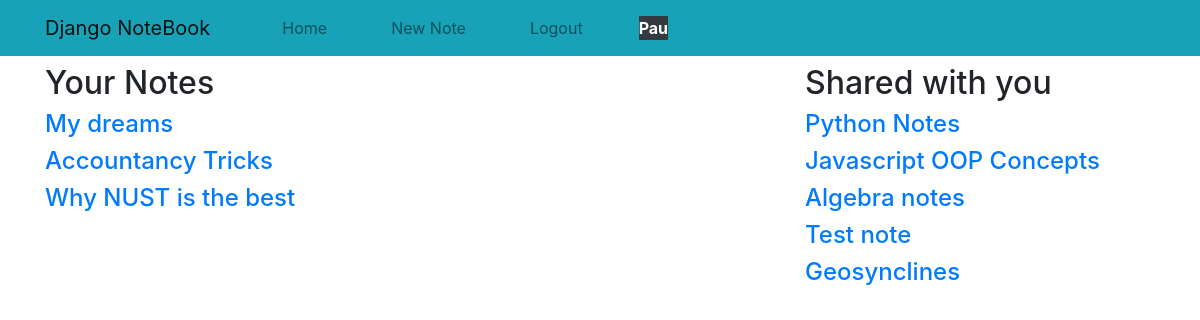
Screenshot of / (signed in) with the database file from the repository.
### notes/models.py (models this page shows, shortened)
class Note(models.Model):
    title = models.CharField(max_length=120, unique=True)
    content = models.TextField()
    created = models.DateTimeField(auto_now_add=True)
    updated = models.DateTimeField(auto_now=True)
    owner = models.ForeignKey(settings.AUTH_USER_MODEL, on_delete=models.CASCADE, related_name='notes')
    users = models.ManyToManyField(settings.AUTH_USER_MODEL, related_name='shared_notes')
    def get_absolute_url(self):
        return reverse('note_detail', kwargs={'id': self.id})

### notes/views.py (the view)
# urls.py: 2. Add a URL to urlpatterns:  path('', views.home, name='home')
@login_required
def home(request):
    notes = Note.objects.filter(owner=request.user)
    shared = request.user.shared_notes.all()
    return render(request, 'home.html', {'notes': notes, 'shared_notes': shared})

### notes/templates/home.html
{% extends 'base.html' %}
{% block content %}
    <div class="row">
        <div class="col-md-8">
            <h2>Your Notes</h2>
            {% for note in notes %}
                <h4><a href="{{ note.get_absolute_url }}">{{ note.title }}</a></h4>
            {% empty %}
                <h4>You don't have any notes yet.</h4>
                <a href="{% url 'add_note' %}">Click here to create a new note</a>
            {% endfor %}
        </div>
        {% include '_sidebar.html' %}
    </div>
{% endblock %}

### notes/templates/header.html (shortened to what this page needs)
<header class="pb-2">
    <nav class="navbar navbar-expand-lg navbar-light bg-info">
        <div class="container">
            <a class="navbar-brand" href="#">Django NoteBook</a>
            <div class="collapse navbar-collapse" id="navbarSupportedContent">
                <ul class="navbar-nav mr-auto">
                    <li class="nav-item ml-md-5">
                        <a class="nav-link" href="/">Home</a>
                    </li>
                    {% if request.user.is_authenticated %}
                        <li class="nav-item ml-md-5">
                            <a class="nav-link" href="{% url 'add_note' %}">New Note</a>
                        </li>
                        <li class="nav-item ml-md-5">
                            <a class="nav-link" href="{% url 'users:logout' %}">Logout</a>
                        </li>
                        <li class="nav-item ml-md-5">
                            <div class="mt-md-2 font-weight-bolder bg-dark text-white">{{ request.user.username|title }}</div>
                        </li>
                    {% endif %}
                </ul>
            </div>
        </div>
    </nav>
</header>

### notes/templates/_sidebar.html
<div class="col-md-4">
    <h2>Shared with you</h2>
    {% for note in shared_notes %}
        <h4><a href="{{ note.get_absolute_url }}">{{ note.title }}</a></h4>
    {% empty %}
        <h4>No one has shared any notes with you yet :(</h4>
    {% endfor %}
</div>

### rows the page displays
Note: title "My dreams"
Note: title "Accountancy Tricks"
Note: title "Why NUST is the best"
Note: title "Python Notes"
Note: title "Javascript OOP Concepts"
Note: title "Algebra notes"
Note: title "Test note"
Note: title "Geosynclines"

### other values shown
{{ request.user.username|title }} "Pau"
